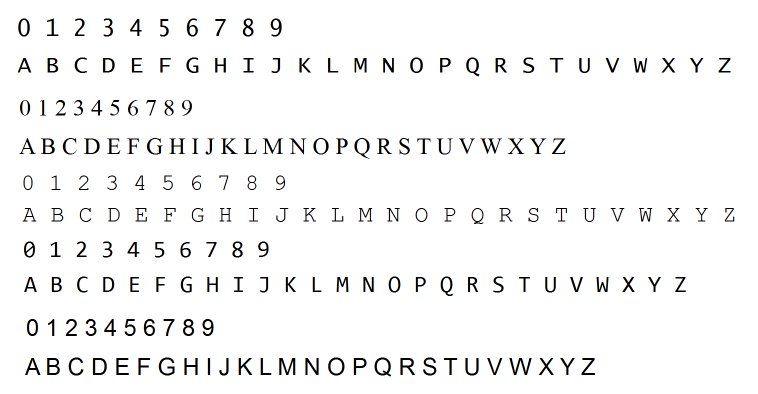
#> input picture training_chars.png, 1516 x 788 px, found by its file name (shown at 1/2 size)
$ python step1_get_20_30_img.py   (Python 2 division)   (older library calls are emulated)
#> lines starting #> are read from the running program, lines starting #| are printed output that depends on the picture; after the words box and inside, x2 and y2 are one past the last pixel; in counts of white or black regions, pixels touching at a corner belong together
#-*- coding: utf-8 -*-
'''
@time: 2016/2/14/19:53
'''

import  cv2
import numpy as np
import sys

MIN_CONTOUR_AREA = 100

RESIZED_IMAGE_WIDTH = 20
RESIZED_IMAGE_HEIGHT = 30

def get_imgs():
    img = cv2.imread("E:\\opencv3\\python char recg\\training_chars.png")
#> img is the input picture: shape (788, 1516, 3); mean B, G, R 245.2, 245.2, 245.2
    dir_pic_save = "E:\\opencv3\\python char recg\\pic5\\"
    if img is None:
        print "read img error"
        return
    img_gray = cv2.cvtColor(img,cv2.COLOR_BGR2GRAY)
    img_blurred = cv2.GaussianBlur(img_gray,(5,5),0)
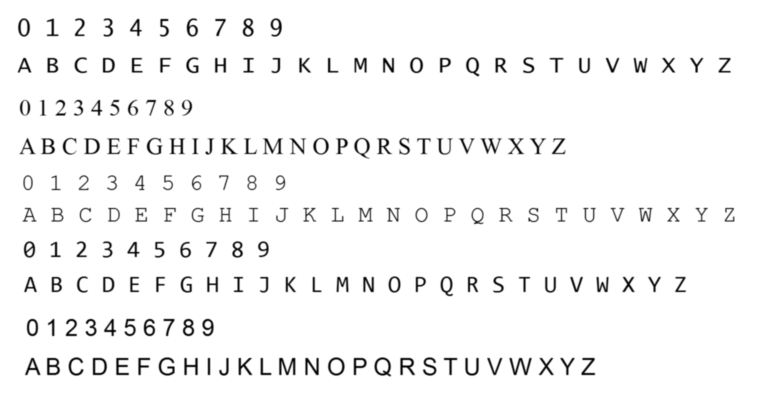
#> img_blurred: shape (788, 1516) (shown at 1/2 size); min 0, max 255, mean 245.2
    img_thresh = cv2.adaptiveThreshold(img_blurred,255,
                                       cv2.ADAPTIVE_THRESH_GAUSSIAN_C,
                                       cv2.THRESH_BINARY_INV,# invert so foreground will be white, background will be black
                                       11,2)
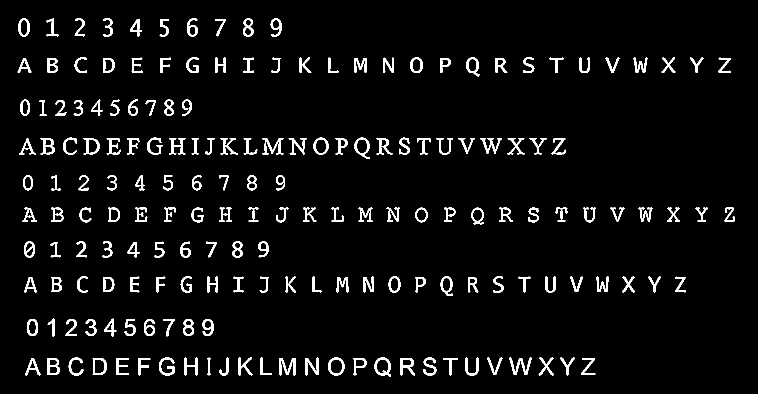
#> img_thresh: shape (788, 1516) (shown at 1/2 size); 4.5% white; 180 white regions
    img_thresh_copy = img_thresh.copy()
    imgContours, ncontours, npaHierarchy = cv2.findContours(img_thresh_copy,
                                                              cv2.RETR_EXTERNAL,cv2.CHAIN_APPROX_SIMPLE)
#> ncontours = 180 contours; largest, box (x1, y1, x2, y2) and area: (749, 715, 782, 753) 918, (656, 715, 689, 751) 908, (709, 275, 740, 318) 817, (185, 716, 214, 750) 805, (627, 275, 657, 310) 782; npaHierarchy = 180 rows, first 6: [1, -1, -1, -1], [2, 0, -1, -1], [3, 1, -1, -1], [4, 2, -1, -1], [5, 3, -1, -1], [6, 4, -1, -1]
    for contours in ncontours:
        if cv2.contourArea(contours) > MIN_CONTOUR_AREA:
            [intX, intY, intW, intH] = cv2.boundingRect(contours)
            cv2.rectangle(img,(intX, intY),
                          (intX+intW,intY+intH),
                          (0, 0, 255),2)

            imgROI = img_thresh[intY:intY+intH, intX:intX+intW]
            imgROIResized = cv2.resize(imgROI, (RESIZED_IMAGE_WIDTH, RESIZED_IMAGE_HEIGHT))
            cv2.imshow("img",img)
            cv2.imshow("imgROIResized",imgROIResized)
            intChar = cv2.waitKey(0)&0xff
            pic = str(intChar-48)

            if intChar == 27:                   # if esc key was pressed
                sys.exit()
            else:
                print dir_pic_save + pic + ".jpg"
                cv2.imwrite(dir_pic_save + pic + ".jpg",imgROIResized)
#> this loop made 1 pass; (key Esc is pressed on pass 1)
#> (intX, intY, intW, intH, pic) on pass 1: (1163, 716, 28, 34, '-21')
#> pass 1, in get_imgs, `imgROI = img_thresh[intY:intY+intH, intX:intX+intW]`:
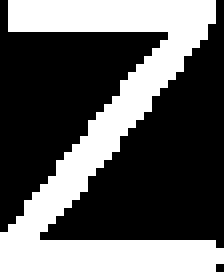
#> imgROI: shape (34, 28) (shown 8 times larger); 37.3% white; 1 white region, box (x1, y1, x2, y2) and area: (0, 0, 28, 34) 355
#> pass 1, in get_imgs, `imgROIResized = cv2.resize(imgROI, (RESIZED_IMAGE_WIDTH, RESIZED_IMAGE..`:
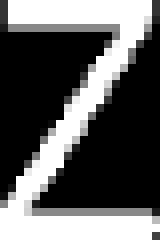
#> imgROIResized: shape (30, 20) (shown 8 times larger); min 0, max 255, mean 95


if __name__ == '__main__':

    get_imgs()
#> (the program exits here)
